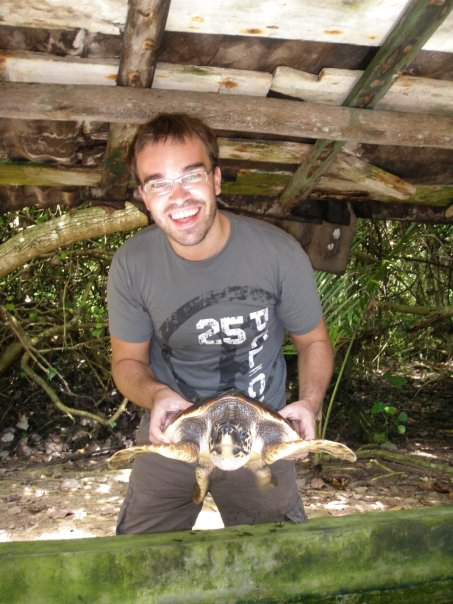
%> input picture COMP5422/Project/RefProj/PhD_tool/PhD_tool/sample_image.bmp, 453 x 604 px
$ octave photometric_demo.m   (GNU Octave 9; MATLAB toolbox functions it lacks are replaced by stand-ins)
%> lines starting %> are read from the running program, lines starting %| are printed output that depends on the picture
%> further down, X is the input picture: size 604x453x3 uint8; mean R, G, B 121.1, 110.9, 87.6
### COMP5422/Project/RefProj/Jay.FaceRecon.materials/INFace_zip_no_mex/INface_tool/auxilary/normalize8.m
% The function adjusts the dynamic range of the grey scale image to the interval [0,255] or [0,1]
%
% PROTOTYPE
%       Y=normalize8(X,mode);
%
% USAGE EXAMPLE(S)
%
%     Example 1:
%       X=imread('sample_image.bmp');
%       Y=normalize8(X);
%       figure,imshow(X);
%       figure,imshow(uint8(Y));
%
%     Example 2:
%       X=imread('sample_image.bmp');
%       Y=normalize8(X,1);
%       figure,imshow(X);
%       figure,imshow(uint8(Y));
%
%     Example 3:
%       X=imread('sample_image.bmp');
%       Y=normalize8(X,0);
%       figure,imshow(X);
%       figure,imshow((Y),[]);
%
%
% INPUTS:
% X                     - a grey-scale image of arbitrary size
% mode                  - the parameter indicates the range of the target
%                         interval, if "mode=1", the output is mapped to [0,
%                         255], if "mode=0" the output is mapped to [0,1]
%
% OUTPUTS:
% Y                     - a grey-scale image with its dynamic range
%                         adjusted to span the entire 8-bit interval, i.e.,
%                         the intensity values lie in the range [0 255], or
%                         the interval [0,1]
%
% NOTES / COMMENTS
% This function is needed by a few other function actually performing
% photometric normalization. It remapps the intensity values of the images
% from its original span to the interval [0, 255] or [0,1] depending on the
% value of the input parameter "mode". If the parameter mode is not
% provided it is assumed that the target interval equals [0,255].
%
% The function was tested with Matlab ver. 7.5.0.342 (R2007b) and Matlab
% ver. 7.11.0.584 (R2010b).
%
%
% RELATED FUNCTIONS (SEE ALSO)
% histtruncate  - a function provided by Peter Kovesi
% adjust_range  - auxilary function
%
% ABOUT
% Created:        19.8.2009
% Last Update:    26.9.2011
% Revision:       2.0
%
%
% WHEN PUBLISHING A PAPER AS A RESULT OF RESEARCH CONDUCTED BY USING THIS CODE
% OR ANY PART OF IT, MAKE A REFERENCE TO THE FOLLOWING PUBLICATIONS:
%
% 1. Štruc V., Pavešiæ, N.:Photometric normalization techniques for illumination
% invariance, in: Y.J. Zhang (Ed), Advances in Face Image Analysis: Techniques
% and Technologies, IGI Global, pp. 279-300, 2011.
% (BibTex available from: http://luks.fe.uni-lj.si/sl/osebje/vitomir/pub/IGI.bib)
%
% 2. Štruc, V., Pavešiæ, N.: Gabor-based kernel-partial-least-squares
% discrimination features for face recognition, Informatica (Vilnius),
% vol. 20, no. 1, pp. 115-138, 2009.
% (BibTex available from: http://luks.fe.uni-lj.si/sl/osebje/vitomir/pub/InforVI.bib)
%
%
% Official website:
% If you have down-loaded the toolbox from any other location than the
% official website, plese check the following link to make sure that you
% have the most recent version:
%
% http://luks.fe.uni-lj.si/sl/osebje/vitomir/face_tools/INFace/index.html
%
%
% Copyright (c) 2011 Vitomir Štruc
% Faculty of Electrical Engineering,
% University of Ljubljana, Slovenia
% http://luks.fe.uni-lj.si/en/staff/vitomir/index.html
%
% Permission is hereby granted, free of charge, to any person obtaining a copy
% of this software and associated documentation files, to deal
% in the Software without restriction, subject to the following conditions:
%
% The above copyright notice and this permission notice shall be included in
% all copies or substantial portions of the Software.
%
% The Software is provided "as is", without warranty of any kind.
%
% October 2011

function Y=normalize8(X,mode);

%% default return value
Y=[];

%% Parameter check
if nargin==1
    mode = 1;
end

%% Init. operations
X=double(X);
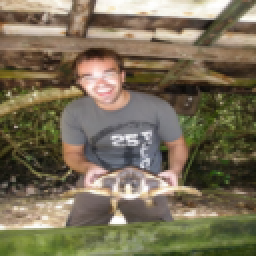
%> X: size 128x128x3 double (shown 2 times larger); mean R, G, B 121.1, 110.9, 87.6
[a,b]=size(X);
%> a = 128; b = 384

%% Adjust the dynamic range to the 8-bit interval
max_v_x = max(max(X));
%> max_v_x = [255 255 255]
min_v_x = min(min(X));
%> min_v_x = [11 10 7]

if mode == 1
%> the run ends on the next line
    Y=ceil(((X - min_v_x*ones(a,b))./(max_v_x*(ones(a,b))-min_v_x*(ones(a,b))))*255);
elseif mode == 0
    Y=(((X - min_v_x*ones(a,b))./(max_v_x*(ones(a,b))-min_v_x*(ones(a,b)))));
else
    disp('Error: Wrong value of parameter "mode". Please provide either 0 or 1.')
end


### COMP5422/Project/RefProj/Jay.FaceRecon.materials/INFace_zip_no_mex/INface_tool/demos/photometric_demo.m
% A demo script showing the application of the photometric normalization techniques on a sample image.
%
% GENERAL DESCRIPTION
% The script applies all normalization techniques of the INface toolbox to
% a sample image and displays the results in a figure.
%
%
%
% NOTES / COMMENTS
% The script was tested with Matlab ver. 7.5.0.342 (R2007b) and WindowsXP
% as well as Matlab ver. 7.11.0.584 (R2010b) running on Windows 7.
%
% ABOUT
% Created:        28.8.2009
% Last Update:    13.10.2011
% Revision:       2.0
%
%
% WHEN PUBLISHING A PAPER AS A RESULT OF RESEARCH CONDUCTED BY USING THIS CODE
% OR ANY PART OF IT, MAKE A REFERENCE TO THE FOLLOWING PUBLICATIONS:
%
% 1. Štruc V., Pavešiæ, N.:Photometric normalization techniques for illumination
% invariance, in: Y.J. Zhang (Ed), Advances in Face Image Analysis: Techniques
% and Technologies, IGI Global, pp. 279-300, 2011.
% (BibTex available from: http://luks.fe.uni-lj.si/sl/osebje/vitomir/pub/IGI.bib)
%
% 2. Štruc, V., Pavešiæ, N.: Gabor-based kernel-partial-least-squares
% discrimination features for face recognition, Informatica (Vilnius),
% vol. 20, no. 1, pp. 115-138, 2009.
% (BibTex available from: http://luks.fe.uni-lj.si/sl/osebje/vitomir/pub/InforVI.bib)
%
%
% Official website:
% If you have down-loaded the toolbox from any other location than the
% official website, plese check the following link to make sure that you
% have the most recent version:
%
% http://luks.fe.uni-lj.si/sl/osebje/vitomir/face_tools/INFace/index.html
%
%
% Copyright (c) 2011 Vitomir Štruc
% Faculty of Electrical Engineering,
% University of Ljubljana, Slovenia
% http://luks.fe.uni-lj.si/en/staff/vitomir/index.html
%
% Permission is hereby granted, free of charge, to any person obtaining a copy
% of this software and associated documentation files, to deal
% in the Software without restriction, subject to the following conditions:
%
% The above copyright notice and this permission notice shall be included in
% all copies or substantial portions of the Software.
%
% The Software is provided "as is", without warranty of any kind.
%
% October 2011


%% Load sample image
disp(sprintf('This is a Demo script for the INface toolbox. It applies all of the \nphotometric normalization techniques contained in the toolbox to a sample \nimage and displays the estimated reflectance (illumination invariant) part \nof the image in a figure.\n'))
X=imread('sample_image.bmp');
X=normalize8(imresize(X,[128,128],'bilinear'));
